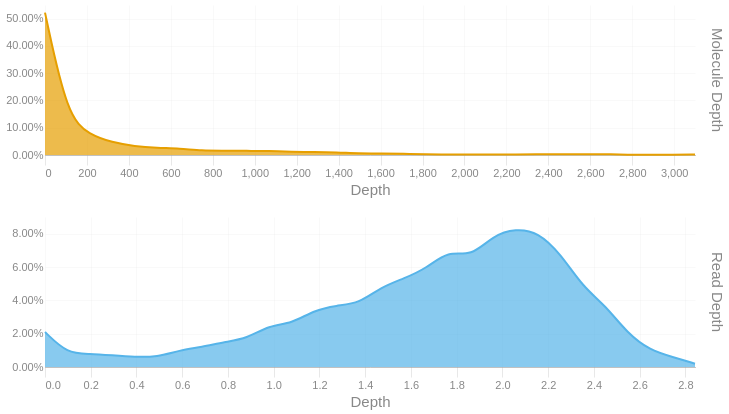

Notebook cell for this chart:
### Code cell
readdep = depth_hist(tb['Read Depth'], q99, 3)
readdep = readdep.with_columns(pl.lit('Read Depth').alias('Metric'))
if not SKIPLR:
    moldep = depth_hist(tb['Molecule Depth'], mol_q99, 1)
    moldep = moldep.with_columns(pl.lit('Molecule Depth').alias('Metric'))
    _hist = pl.concat([readdep, moldep])
    _hist = _hist.filter(pl.col('Proportion') != 0)
    with SafeRender(_hist):
        (
            alt.Chart(_hist)        
            .mark_area(interpolate = "basis")
            .encode(
                x=alt.X('Bin:Q').scale(domainMin=0).axis(alt.Axis(title='Depth')),
                y = alt.Y('Proportion:Q', title = None).axis(format = '.2%'),
                color = alt.Color('Metric:N').legend(None),
                row = alt.Row("Metric:N").header(title = None, labelOrient = 'right'),
                tooltip = [
                    alt.Tooltip("Metric:N", title = "Metric"),
                    alt.Tooltip('Interval:N', title = "Depth Interval"),
                    alt.Tooltip('Proportion:Q', title = "% Alignments").format('.2%')
                ]
            )
            .resolve_scale(x='independent', y='independent')
            .properties(
                height = 150, width = 650,
                usermeta={'embedOptions': {'downloadFileName': f'{samplename}.depth.hist'}}
            )
        ).display()
else:
    readdep = readdep.filter(pl.col('Proportion') != 0)
    with SafeRender(readdep):
        (
            alt.Chart(readdep)        
            .mark_area(interpolate = "basis")
            .encode(
                x=alt.X('Bin:Q').scale(domainMin=0).axis(alt.Axis(title='Depth')),
                y = alt.Y('Proportion:Q', title = None).axis(format = '.2%'),
                tooltip = [
                    alt.Tooltip('Interval:N', title = "Depth Interval"),
                    alt.Tooltip('Proportion:Q', title = "% Alignments").format('.2%')
                ]
            )
            .properties(
                usermeta={'embedOptions': {'downloadFileName': f'{samplename}.depth.hist'}}
            )
        ).display()

### Figure 1 — Vega-Lite specification as saved in the notebook (floating-point values rounded to 4 significant figures)
{"width": 650, "height": 150, "config": {"title": {"anchor": "start", "dy": -15, "fontSize": 18, "color": "#888888", "subtitleColor": "#888888", "subtitleFontSize": 14}, "arc": {"fill": "#0072B2"}, "axis": {"domainColor": "#888888", "domainWidth": 0.5, "gridWidth": 0.2, "grid": false, "titleFontWeight": 400, "titleFontSize": 15, "labelFontSize": 11, "labelColor": "#888888", "tickColor": "#888888", "tickWidth": 0.2, "titleColor": "#888888"}, "axisBand": {"grid": false}, "axisX": {"grid": true, "tickSize": 10, "domainCap": "round"}, "axisY": {"domain": false, "grid": true, "tickSize": 0, "domainCap": "round"}, "background": "transparent", "header": {"labelFontSize": 15, "labelColor": "#888888", "titleFontSize": 15, "titleFontWeight": 600, "titleColor": "#888888"}, "legend": {"labelFont": "sans-serif", "labelFontSize": 12, "labelColor": "#888888", "symbolSize": 100, "symbolType": "circle", "titleFontSize": 12, "titlePadding": 10, "titleColor": "#888888", "title": null}, "range": {"category": ["#E69F00", "#56B4E9", "#009E73", "#F0E442", "#0072B2", "#D55E00", "#CC79A7", "#000000"], "diverging": ["#cfe8f3", "#a2d4ec", "#73bfe2", "#46abdb", "#1696d2", "#12719e"]}, "area": {"fill": "#0072B2", "fillOpacity": 0.7, "line": true, "strokeOpacity": 0.7}, "line": {"color": "#0072B2", "stroke": "#0072B2", "strokeWidth": 2}, "trail": {"color": "#0072B2", "stroke": "#0072B2", "strokeWidth": 0, "size": 1}, "point": {"filled": true, "fillOpacity": 1.0, "size": 95}, "text": {"color": "#888888", "fontSize": 11, "align": "right", "fontWeight": 400, "size": 11}, "bar": {"fill": "#0072B2", "stroke": null}, "view": {"stroke": null, "continuousWidth": 660, "continuousHeight": 400}}, "data": {"name": "data-1b5732406a5d9f8a8e0f1f6faaedca16"}, "mark": {"type": "area", "interpolate": "basis"}, "encoding": {"color": {"field": "Metric", "legend": null, "type": "nominal"}, "row": {"field": "Metric", "header": {"title": null, "labelOrient": "right"}, "type": "nominal"}, "tooltip": [{"field": "Metric", "title": "Metric", "type": "nominal"}, {"field": "Interval", "title": "Depth Interval", "type": "nominal"}, {"field": "Proportion", "format": ".2%", "title": "% Alignments", "type": "quantitative"}], "x": {"axis": {"title": "Depth"}, "field": "Bin", "scale": {"domainMin": 0}, "type": "quantitative"}, "y": {"axis": {"format": ".2%"}, "field": "Proportion", "title": null, "type": "quantitative"}}, "resolve": {"scale": {"x": "independent", "y": "independent"}}, "usermeta": {"embedOptions": {"downloadFileName": "S6_Kennetcook_3560.depth.hist"}}, "$schema": "https://vega.github.io/schema/vega-lite/v6.1.0.json", "datasets": {"data-1b5732406a5d9f8a8e0f1f6faaedca16": [{"Bin": 0.0, "Interval": "0.0-0.098", "Proportion": 0.021, "Metric": "Read Depth"}, {"Bin": 0.098, "Interval": "0.098-0.196", "Proportion": 0.008, "Metric": "Read Depth"}, {"Bin": 0.196, "Interval": "0.196-0.294", "Proportion": 0.008, "Metric": "Read Depth"}, {"Bin": 0.294, "Interval": "0.294-0.392", "Proportion": 0.007, "Metric": "Read Depth"}, {"Bin": 0.392, "Interval": "0.392-0.49", "Proportion": 0.006, "Metric": "Read Depth"}, {"Bin": 0.49, "Interval": "0.49-0.588", "Proportion": 0.006, "Metric": "Read Depth"}, {"Bin": 0.588, "Interval": "0.588-0.686", "Proportion": 0.01, "Metric": "Read Depth"}, {"Bin": 0.686, "Interval": "0.686-0.784", "Proportion": 0.012, "Metric": "Read Depth"}, {"Bin": 0.784, "Interval": "0.784-0.882", "Proportion": 0.015, "Metric": "Read Depth"}, {"Bin": 0.882, "Interval": "0.882-0.98", "Proportion": 0.017, "Metric": "Read Depth"}, {"Bin": 0.98, "Interval": "0.98-1.078", "Proportion": 0.025, "Metric": "Read Depth"}, {"Bin": 1.078, "Interval": "1.078-1.176", "Proportion": 0.026, "Metric": "Read Depth"}, {"Bin": 1.176, "Interval": "1.176-1.274", "Proportion": 0.034, "Metric": "Read Depth"}, {"Bin": 1.274, "Interval": "1.274-1.372", "Proportion": 0.037, "Metric": "Read Depth"}, {"Bin": 1.372, "Interval": "1.372-1.47", "Proportion": 0.038, "Metric": "Read Depth"}, {"Bin": 1.47, "Interval": "1.47-1.568", "Proportion": 0.048, "Metric": "Read Depth"}, {"Bin": 1.568, "Interval": "1.568-1.666", "Proportion": 0.053, "Metric": "Read Depth"}, {"Bin": 1.666, "Interval": "1.666-1.764", "Proportion": 0.059, "Metric": "Read Depth"}, {"Bin": 1.764, "Interval": "1.764-1.862", "Proportion": 0.07, "Metric": "Read Depth"}, {"Bin": 1.862, "Interval": "1.862-1.96", "Proportion": 0.066, "Metric": "Read Depth"}, {"Bin": 1.96, "Interval": "1.96-2.058", "Proportion": 0.079, "Metric": "Read Depth"}, {"Bin": 2.058, "Interval": "2.058-2.156", "Proportion": 0.083, "Metric": "Read Depth"}, {"Bin": 2.156, "Interval": "2.156-2.254", "Proportion": 0.081, "Metric": "Read Depth"}, {"Bin": 2.254, "Interval": "2.254-2.352", "Proportion": 0.068, "Metric": "Read Depth"}, {"Bin": 2.352, "Interval": "2.352-2.45", "Proportion": 0.048, "Metric": "Read Depth"}, {"Bin": 2.45, "Interval": "2.45-2.548", "Proportion": 0.037, "Metric": "Read Depth"}, {"Bin": 2.548, "Interval": "2.548-2.646", "Proportion": 0.02, "Metric": "Read Depth"}, {"Bin": 2.646, "Interval": "2.646-2.744", "Proportion": 0.01, "Metric": "Read Depth"}, {"Bin": 2.744, "Interval": "2.744-2.842", "Proportion": 0.006, "Metric": "Read Depth"}, {"Bin": 2.842, "Interval": "2.842-2.94", "Proportion": 0.002, "Metric": "Read Depth"}, {"Bin": 0.0, "Interval": "0.0-106.9", "Proportion": 0.522, "Metric": "Molecule Depth"}, {"Bin": 106.9, "Interval": "106.9-213.7", "Proportion": 0.139, "Metric": "Molecule Depth"}, {"Bin": 213.7, "Interval": "213.7-320.6", "Proportion": 0.074, "Metric": "Molecule Depth"}, {"Bin": 320.6, "Interval": "320.6-427.5", "Proportion": 0.046, "Metric": "Molecule Depth"}, {"Bin": 427.5, "Interval": "427.5-534.3", "Proportion": 0.032, "Metric": "Molecule Depth"}, {"Bin": 534.3, "Interval": "534.3-641.2", "Proportion": 0.026, "Metric": "Molecule Depth"}, {"Bin": 641.2, "Interval": "641.2-748.1", "Proportion": 0.024, "Metric": "Molecule Depth"}, {"Bin": 748.1, "Interval": "748.1-854.9", "Proportion": 0.016, "Metric": "Molecule Depth"}, {"Bin": 854.9, "Interval": "854.9-961.8", "Proportion": 0.016, "Metric": "Molecule Depth"}, {"Bin": 961.8, "Interval": "961.8-1068.7", "Proportion": 0.015, "Metric": "Molecule Depth"}, {"Bin": 1069.0, "Interval": "1068.7-1175.6", "Proportion": 0.015, "Metric": "Molecule Depth"}, {"Bin": 1176.0, "Interval": "1175.6-1282.4", "Proportion": 0.011, "Metric": "Molecule Depth"}, {"Bin": 1282.0, "Interval": "1282.4-1389.3", "Proportion": 0.011, "Metric": "Molecule Depth"}, {"Bin": 1389.0, "Interval": "1389.3-1496.2", "Proportion": 0.01, "Metric": "Molecule Depth"}, {"Bin": 1496.0, "Interval": "1496.2-1603.0", "Proportion": 0.006, "Metric": "Molecule Depth"}, {"Bin": 1603.0, "Interval": "1603.0-1709.9", "Proportion": 0.006, "Metric": "Molecule Depth"}, {"Bin": 1710.0, "Interval": "1709.9-1816.8", "Proportion": 0.005, "Metric": "Molecule Depth"}, {"Bin": 1817.0, "Interval": "1816.8-1923.6", "Proportion": 0.002, "Metric": "Molecule Depth"}, {"Bin": 1924.0, "Interval": "1923.6-2030.5", "Proportion": 0.002, "Metric": "Molecule Depth"}, {"Bin": 2030.0, "Interval": "2030.5-2137.4", "Proportion": 0.002, "Metric": "Molecule Depth"}, {"Bin": 2137.0, "Interval": "2137.4-2244.2", "Proportion": 0.002, "Metric": "Molecule Depth"}, {"Bin": 2244.0, "Interval": "2244.2-2351.1", "Proportion": 0.002, "Metric": "Molecule Depth"}, {"Bin": 2351.0, "Interval": "2351.1-2458.0", "Proportion": 0.003, "Metric": "Molecule Depth"}, {"Bin": 2458.0, "Interval": "2458.0-2564.8", "Proportion": 0.003, "Metric": "Molecule Depth"}, {"Bin": 2565.0, "Interval": "2564.8-2671.7", "Proportion": 0.003, "Metric": "Molecule Depth"}, {"Bin": 2672.0, "Interval": "2671.7-2778.6", "Proportion": 0.003, "Metric": "Molecule Depth"}, {"Bin": 2779.0, "Interval": "2778.6-2885.4", "Proportion": 0.001, "Metric": "Molecule Depth"}, {"Bin": 2885.0, "Interval": "2885.4-2992.3", "Proportion": 0.001, "Metric": "Molecule Depth"}, {"Bin": 2992.0, "Interval": "2992.3-3099.2", "Proportion": 0.001, "Metric": "Molecule Depth"}, {"Bin": 3099.0, "Interval": "3099.2-3206.05", "Proportion": 0.002, "Metric": "Molecule Depth"}]}}
